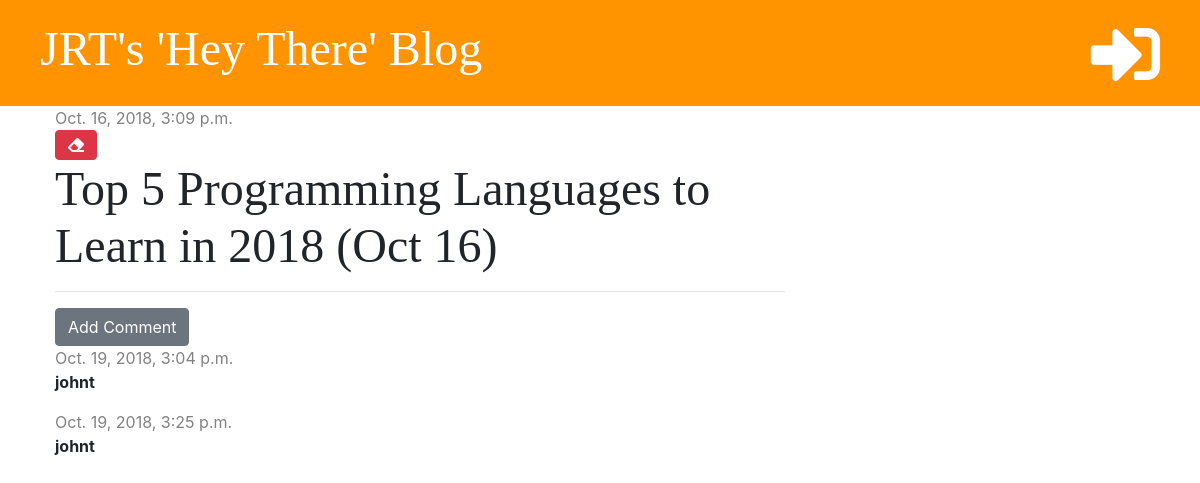
/post/2/, run on an earlier commit of the app's database.
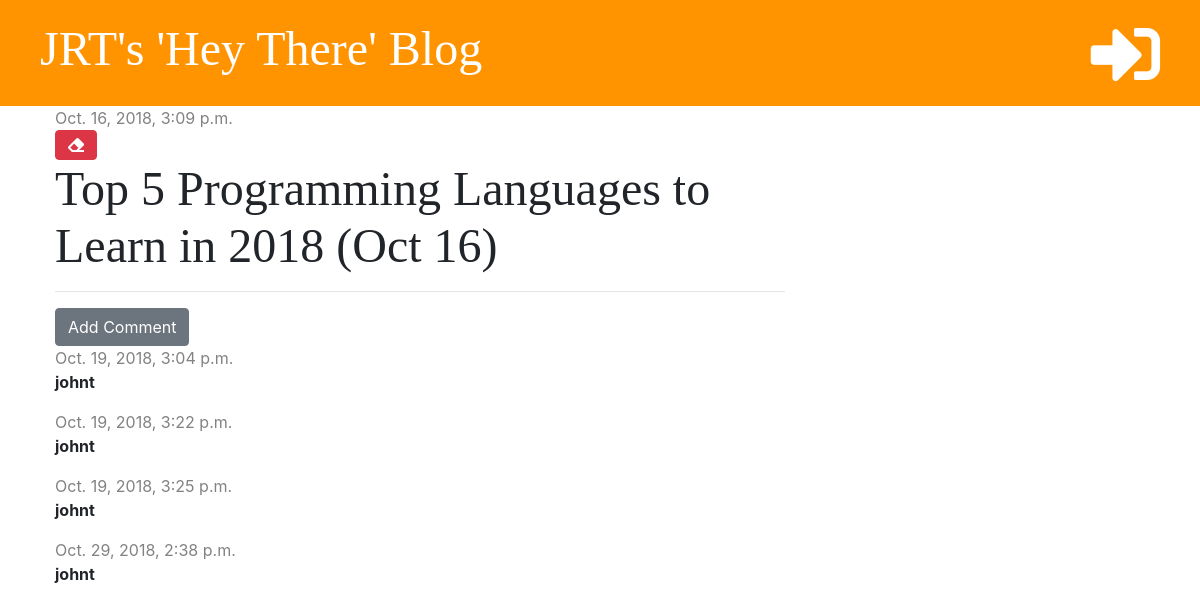
And on a later commit of the database.
### blog/models.py (models this page shows, shortened)
class Comment(models.Model):
    post = models.ForeignKey('blog.Post', on_delete=models.CASCADE, related_name='comments')
    author = models.CharField(max_length=200)
    text = models.TextField()
    created_date = models.DateTimeField(default=timezone.now)
    approved = models.BooleanField(default=False)

### blog/views.py (the view)
# urls.py: path('post/<int:pk>/', views.post_detail, name='post_detail'),
def post_detail(request, pk):
    post = get_object_or_404(Post, pk=pk)
    stuff_for_front_end = {'post': post}
    return render(request, 'blog/post_detail.html', stuff_for_front_end)

### blog/templatetags/markdownify.py (called while the page is built)
@register.filter
def markdown(value):
    renderer = HighlightRenderer()
    markdown = mistune.Markdown(renderer=renderer)
    return markdown(value)

### blog/templates/blog/post_detail.html (shortened to what this page needs)
{% extends 'blog/base.html' %}
{% load markdownify %}
{% block content %}
    <div class="post">
        {% if post.published_date %}
            <div class="date">
                {{ post.published_date }}
            </div>
            {% else %}
        <a href="{% url 'post_publish' pk=post.pk %}" class="btn btn-primary">Publish</a>
        {% endif %}
        <a href="{% url 'post_delete' pk=post.pk %}" class="btn btn-danger"
           onclick="return confirm('Are you sure that you want to delete this post?')"><i class="fas fa-eraser"></i></a>
        <h1>{{ post.title }}</h1>
        <hr>
        <a href="{% url 'add_comment_to_post' pk=post.pk %}" class="btn btn-secondary">Add Comment</a>
        {% for comment in post.comments.all %}
            {% if user.is_authenticated or comment.approved %}
                <div class="comment">
                    <div class="date">
                        {{ comment.created_date }}
                    </div>
                    <strong>{{ comment.author }}</strong>
                    </div>
            {% endif %}
        {% empty %}
            <p>No comments yet...</p>
        {% endfor %}
    </div>
{% endblock %}

What changed in the data, as far as the page shows it:
now on this page (row edited): Comment: created_date "Oct. 19, 2018, 3:22 p.m.", author "johnt"
added Comment: created_date "Oct. 29, 2018, 2:38 p.m.", author "johnt"
